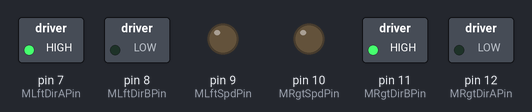
The sketch below on a simulated Arduino Uno, built with avr-gcc and run on an emulated ATmega328P. On the bench: switched loads named in the sketch (green lamp = pin HIGH), output pins drawn as LEDs (lit = HIGH). What the sketch prints to the serial monitor is not drawn.

Above: at 0.1 s.
Timing chart, 0 to 1.6 s (numbered marks = the images above):
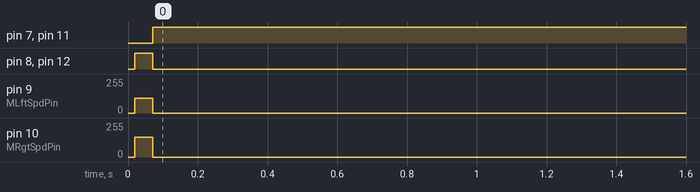

Measured:
- by itself, pin 7 (MLftDirAPin), pin 11 (MRgtDirBPin): LOW → HIGH at 0.07 s
- by itself, pin 8 (MLftDirBPin), pin 12 (MRgtDirAPin): LOW → HIGH at 0.02 s, → LOW 0.05 s later
- by itself, pin 9 (MLftSpdPin): 0/255 → 109/255 at 0.02 s, → 0/255 0.05 s later
- by itself, pin 10 (MRgtSpdPin): 0/255 → 150/255 at 0.02 s, → 0/255 0.05 s later

The sketch:

test_motor_joy_ps2x.ino
```cpp
/**
   ArduinoNa
   Test motor speed control using joy
   Vector wheel control
   วิธีการต่อ สามารถดูได้จากบทความ
   www.arduinona.com/article/15/โปรเจค-ใช้-ps2-joy-wireless-เพื่อบังคับรถหรือหุ่นยนต์
*/

#include "motor.h"
#include "joy.h"

void setup() {
  Serial.begin(115200);
  motor_init();
  joy_init();
}

void loop() {

  /**
   * ค่าคันโยก joy ซ้าย แกน x คุมการเลี้ยว
   * ค่าคันโยก joy ซ้าย แกน y คุมการวิ่งตรง
   */
  static int x=0;
  static int y=0;
  static bool event=false;


  /**
   * Joy ใช้ millis() แทน delay
   * รอ 50 มิลลิวินาทีก่อนการอัพเดทครั้งต่อไป
   * (ถ้ารีบรับค่าจากจอยเร็วเกินไปจะอ่านค่าไม่ได้)
   */
  static uint32_t last_joy = millis();
  if(millis()-last_joy > 50) {
    last_joy = millis();
    ps2x.read_gamepad(false, 0);
    y = ps2x.Analog(PSS_LY);
    x = ps2x.Analog(PSS_RX);
  }


  /**
   * แปลงค่าจากจอยที่โยกซ้าย-ขวา หรือ บน-ล่าง [0-255] เป็น [-1,1] ด้วยฟังก์ชัน mapf
   * yf คือความเร็วแนวตรง + คือไปหน้า - คือถอยหลัง 0 คือหยุด
   * xf คือความเร็วแนวข้าง + คือขวา - คือซ้าย 0 คือไม่เลี้ยว
   */
  float yf = -mapf(y, 0, 255, -1.0, 1.0);
  float xf = mapf(x, 0, 255, -0.3, 0.3);  //ความเร็วเลี้ยวกำหนดตรงนี้ เริ่มต้นที่ 0.3 เร็วกว่านี้จะคุมไม่ทันเอานา

  /**
   * ทำให้ vector มีขนาดรวมแกน x และ y ไม่เกิน 1 (normalization)
   * โดยเก็บทิศทางของ vector ไว้ใน dir
   * โดย dir[0] คือแกน x และ dir[1] คือแกน y
   */
  float norm = sqrtf(xf*xf + yf*yf);
  if(norm<1.0) norm = 1.0;
  float dir[2] = { xf/norm, yf/norm };

  /**
   * left คือการสั่งการล้อซ้าย [-1,1] เป็นส่วนผสมระหว่างการขับเคลื่อนไปข้างหน้า และการหมุน
   * right คือการสั่งการล้อขวา [-1,1] เป็นส่วนผสมระหว่างการขับเคลื่อนไปข้างหน้า และการหมุน(ตรงข้ามกับล้อซ้าย)
   */
  float left = dir[1] + dir[0];
  float right = dir[1] - dir[0];

  /**
   * ทำ normalize ให้ vector มีขนาดเท่ากับ 1 โดยเก็บทิศทางของ vector ไว้
   * ใน wheel โดย wheel[0] คือความเร็วล้อซ้าย wheel[1] คือความเร็วล้อขวา
   */
  float force = sqrtf( left*left + right*right );
  if(force<1.0) force = 1.0;
  float wheel[2] = { left/force, right/force };

  /**
   * สั่งล้อซ้าย และขวาด้วยฟังก์ชัน motor_cmd นิยามใน motor.h ซึ่งจะรับค่า
   * ตั้งแต่ช่วง [-1,1] สำหรับแต่ละล้อ
   * โดย -1 คือถอยหลังเต็มกำลัง 1 คือเดินหน้าเต็มกำลัง 0 คือหยุด
   */
  motor_cmd(left,right);

//  Serial.print(forward);Serial.print(",");
//  Serial.print(rotate );Serial.print(",");
//  Serial.print(wheel[0]);Serial.print(",");
//  Serial.print(wheel[1]);Serial.print("\n");


}
```

joy.h
```cpp
/**
   ArduinoNa
   PS2 wireless joy receiver
*/

#include <PS2X_lib.h>  //for v1.6

PS2X ps2x;


int error = 0;
void joy_init() {

  //setup pins and settings:
  //                  GamePad(clock, command, attention, data, Pressures?, Rumble?) check for error
  error = ps2x.config_gamepad(6, 4, 5, 3, true, true);

  if (error == 0) {
    Serial.println("Found Controller, configured successful");
    Serial.println("Try out all the buttons, X will vibrate the controller, faster as you press harder;");
    Serial.println("holding L1 or R1 will print out the analog stick values.");
    Serial.println("Go to www.billporter.info for updates and to report bugs.");
  }

  else if (error == 1)
    Serial.println("No controller found, check wiring, see readme.txt to enable debug. visit www.billporter.info for troubleshooting tips");

  else if (error == 2)
    Serial.println("Controller found but not accepting commands. see readme.txt to enable debug. Visit www.billporter.info for troubleshooting tips");

  else if (error == 3)
    Serial.println("Controller refusing to enter Pressures mode, may not support it. ");


  int type = ps2x.readType();
  switch (type) {
    case 0:
      Serial.println("Unknown Controller type");
      break;
    case 1:
      Serial.println("DualShock Controller Found");
      break;
    case 2:
      Serial.println("GuitarHero Controller Found");
      break;
  }
}
```

motor.h
```cpp
/**
   ArduinoNa
   Motor 2channel utility function
*/

//ขาสัญญาณมอเตอร์ซ้าย
uint8_t MLftDirAPin = 7;
uint8_t MLftDirBPin = 8;
uint8_t MLftSpdPin = 9;
bool  MLftRev = false;    //กลับทิศทางล้อซ้าย

//ขาสัญญาณมอเตอร์ขวา
uint8_t MRgtDirAPin = 12;
uint8_t MRgtDirBPin = 11;
uint8_t MRgtSpdPin = 10;
bool  MRgtRev = true;     //กลับทิศทางล้อขวา

#define MIN_PWM_SPD 40    //ตั้งค่าความเร็ว PWM [0-254] ต่ำสุดที่ล้อเริ่มหมุน
#define MAX_PWM_SPD 150   //ตั้งค่าความเร็ว PWM [0-254] สูงสุดที่จะใช้
#define DEADBAND_PWM 0.1  //ตั้งค่าช่วงไร้การสั่งการ

//ฟังก์ชันทำ deadband สำหรับตัดค่าที่ต่ำกว่า deadband ให้กลายเป็น 0 สำหรับช่วง [-1,1]
float applyDeadband(float value, float d) {
  float out=0;
  if (value>d)
    out = (value-d)/(1-d);
  else if (value>-d)
    out = 0;
  else
    out = (value+d)/(1-d);
  return out;
}

//ฟังก์ชัน map ค่าแบบทศนิยม
double mapf(double val, double in_min, double in_max, double out_min, double out_max) {
    return (val - in_min) * (out_max - out_min) / (in_max - in_min) + out_min;
}


//ฟังก์ชันดูเครื่องหมาย >0 ให้ค่าเป็น 1 , <0 ให้ค่าเป็น -1
template <typename type>
type sign(type value) {
    return type((value>0)-(value<0));
}

//ฟังก์ชันเริ่มการตั้งค่ามอเตอร์ ให้รันใน Setup()
void motor_init() {
    pinMode(MLftDirAPin, OUTPUT);
    pinMode(MLftDirBPin, OUTPUT);
    pinMode(MRgtDirAPin, OUTPUT);
    pinMode(MRgtDirBPin, OUTPUT);
    Serial.println("Motor inited");
}

/**
 * ฟังก์ชันขับมอเตอร์โดยดูจากความเร็วที่ให้มา หาก speed เป็น + ให้ทิศทางไปข้างหน้า - คือถอยหลัง 0 คือหยุด
 * โดยความเร็วมีค่าตั้งแต่ -1 ถึง 1 สำหรับแต่ละล้อ
 * @param leftspd [-1.0, 1.0]
 * @param rightspd [-1.0, 1.0]
 */
void motor_cmd(float leftspd, float rightspd) {

    //ตรวจสอบความเร็วว่าสั่งการ spd >0 ล้อไปหน้า, <0 ล้อถอยหลัง, 0 หยุด
    digitalWrite( MLftDirAPin, (MLftRev ? sign(leftspd)>0 : sign(leftspd)<0) );
    digitalWrite( MLftDirBPin, (MLftRev ? sign(leftspd)<0 : sign(leftspd)>0) );
    digitalWrite( MRgtDirAPin, (MRgtRev ? sign(rightspd)>0 : sign(rightspd)<0) );
    digitalWrite( MRgtDirBPin, (MRgtRev ? sign(rightspd)<0 : sign(rightspd)>0) );


    /**
     * ทำความเร็วให้เป็น + ด้วยคำสั่ง function absolute  (fabs) จากนั้นลิมิตค่าให้ไม่เกิน
     */
    float Lout = constrain( fabs(leftspd), 0.0, 1.0);
    float Rout = constrain( fabs(rightspd), 0.0, 1.0);

    /**
     *        PWM OUT(Duty of cycle 0-255)
     * 255.0  |
     *        }      /
     *        }     /
     *        }    /
     * MIN_SPD|___/______________ 1.0 _> Control signal
     *            deadband
     */

    Lout = applyDeadband(Lout, DEADBAND_PWM);
    Rout = applyDeadband(Rout, DEADBAND_PWM);


    if(Lout>0) {
      Lout = mapf(Lout, 0, 1.0, MIN_PWM_SPD, MAX_PWM_SPD);
    }
    if(Rout>0) {
      Rout = mapf(Rout, 0, 1.0, MIN_PWM_SPD, MAX_PWM_SPD);
    }


    analogWrite(MLftSpdPin, Lout);
    analogWrite(MRgtSpdPin, Rout);
}
```
